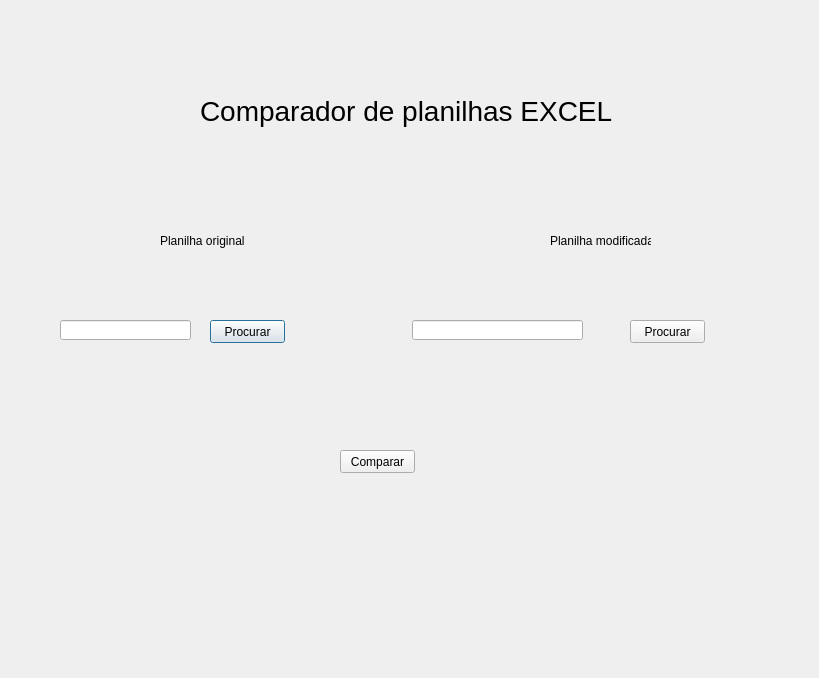
<?xml version="1.0" encoding="UTF-8"?>
<ui version="4.0">
 <class>Dialog</class>
 <widget class="QDialog" name="Dialog">
  <property name="geometry">
   <rect>
    <x>0</x>
    <y>0</y>
    <width>819</width>
    <height>678</height>
   </rect>
  </property>
  <property name="windowTitle">
   <string>Dialog</string>
  </property>
  <widget class="QPushButton" name="browse">
   <property name="geometry">
    <rect>
     <x>210</x>
     <y>320</y>
     <width>75</width>
     <height>23</height>
    </rect>
   </property>
   <property name="text">
    <string>Procurar</string>
   </property>
  </widget>
  <widget class="QPushButton" name="browse2">
   <property name="geometry">
    <rect>
     <x>630</x>
     <y>320</y>
     <width>75</width>
     <height>23</height>
    </rect>
   </property>
   <property name="text">
    <string>Procurar</string>
   </property>
  </widget>
  <widget class="QLabel" name="label">
   <property name="geometry">
    <rect>
     <x>160</x>
     <y>230</y>
     <width>101</width>
     <height>21</height>
    </rect>
   </property>
   <property name="text">
    <string>Planilha original</string>
   </property>
  </widget>
  <widget class="QLabel" name="label_2">
   <property name="geometry">
    <rect>
     <x>550</x>
     <y>230</y>
     <width>101</width>
     <height>21</height>
    </rect>
   </property>
   <property name="text">
    <string>Planilha modificada</string>
   </property>
  </widget>
  <widget class="QLabel" name="label_3">
   <property name="geometry">
    <rect>
     <x>200</x>
     <y>60</y>
     <width>421</width>
     <height>101</height>
    </rect>
   </property>
   <property name="font">
    <font>
     <pointsize>21</pointsize>
    </font>
   </property>
   <property name="text">
    <string>Comparador de planilhas EXCEL</string>
   </property>
  </widget>
  <widget class="QLineEdit" name="filename">
   <property name="geometry">
    <rect>
     <x>60</x>
     <y>320</y>
     <width>131</width>
     <height>20</height>
    </rect>
   </property>
  </widget>
  <widget class="QLineEdit" name="filename2">
   <property name="geometry">
    <rect>
     <x>412</x>
     <y>320</y>
     <width>171</width>
     <height>20</height>
    </rect>
   </property>
  </widget>
  <widget class="QPushButton" name="comparar_btn">
   <property name="geometry">
    <rect>
     <x>340</x>
     <y>450</y>
     <width>75</width>
     <height>23</height>
    </rect>
   </property>
   <property name="text">
    <string>Comparar</string>
   </property>
  </widget>
 </widget>
 <resources/>
 <connections/>
</ui>
